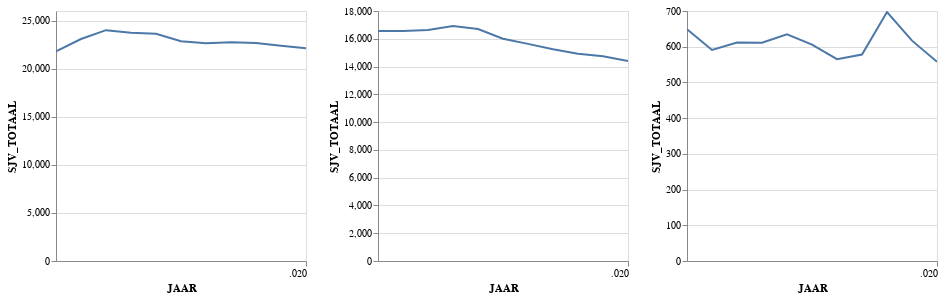

Notebook code for this chart:
### Markdown cell above
# QC plot for 3 PC6's

### Code cell
df1 =df_verbruik[df_verbruik['PC4'] == 4251]
df2 =df_verbruik[df_verbruik['PC4'] == 6373]
df3 =df_verbruik[df_verbruik['PC4'] == 9998]


pc6_1 = alt.Chart(df1.reset_index()).mark_line(clip=True).encode(
                     alt.X('JAAR:T'),
                     alt.Y('SJV_TOTAAL:Q'),
                     ).properties(width=250,height=250)
    
pc6_2 = alt.Chart(df2.reset_index()).mark_line(clip=True).encode(
                     alt.X('JAAR:T'),
                     alt.Y('SJV_TOTAAL:Q'),
                     ).properties(width=250,height=250)

pc6_3 = alt.Chart(df3.reset_index()).mark_line(clip=True).encode(
                     alt.X('JAAR:T'),
                     alt.Y('SJV_TOTAAL:Q'),
                     ).properties(width=250,height=250)


pc6_1 | pc6_2 | pc6_3

### Figure 1 — Vega-Lite specification as saved in the notebook (floating-point values rounded to 4 significant figures)
{"config": {"view": {"continuousWidth": 400, "continuousHeight": 300}}, "hconcat": [{"data": {"name": "data-f7a6f177b048720b3bfdfa47885ff6c2"}, "mark": {"type": "line", "clip": true}, "encoding": {"x": {"type": "temporal", "field": "JAAR"}, "y": {"type": "quantitative", "field": "SJV_TOTAAL"}}, "height": 250, "width": 250}, {"data": {"name": "data-3d8bc73f595bf4c9822a93c2a188a700"}, "mark": {"type": "line", "clip": true}, "encoding": {"x": {"type": "temporal", "field": "JAAR"}, "y": {"type": "quantitative", "field": "SJV_TOTAAL"}}, "height": 250, "width": 250}, {"data": {"name": "data-1a4b400ad76253164692353a4aba2eb6"}, "mark": {"type": "line", "clip": true}, "encoding": {"x": {"type": "temporal", "field": "JAAR"}, "y": {"type": "quantitative", "field": "SJV_TOTAAL"}}, "height": 250, "width": 250}], "$schema": "https://vega.github.io/schema/vega-lite/v4.8.1.json", "datasets": {"data-f7a6f177b048720b3bfdfa47885ff6c2": [{"index": 0, "DATUM": "2020-12-31T00:00:00", "JAAR": 2020, "PC4": 4251, "SJV_TOTAAL": 22130.0, "AANSLUITINGEN_AANTAL": 4720, "LEVERINGSRICHTING_PERC": 90.73, "RES": "West-Brabant"}, {"index": 1578, "DATUM": "2019-12-31T00:00:00", "JAAR": 2019, "PC4": 4251, "SJV_TOTAAL": 22390.0, "AANSLUITINGEN_AANTAL": 4720, "LEVERINGSRICHTING_PERC": 93.15, "RES": "West-Brabant"}, {"index": 3154, "DATUM": "2018-12-31T00:00:00", "JAAR": 2018, "PC4": 4251, "SJV_TOTAAL": 22680.0, "AANSLUITINGEN_AANTAL": 4713, "LEVERINGSRICHTING_PERC": 95.75, "RES": "West-Brabant"}, {"index": 4731, "DATUM": "2017-12-31T00:00:00", "JAAR": 2017, "PC4": 4251, "SJV_TOTAAL": 22740.0, "AANSLUITINGEN_AANTAL": 4661, "LEVERINGSRICHTING_PERC": 97.41, "RES": "West-Brabant"}, {"index": 6268, "DATUM": "2016-12-31T00:00:00", "JAAR": 2016, "PC4": 4251, "SJV_TOTAAL": 22640.0, "AANSLUITINGEN_AANTAL": 4581, "LEVERINGSRICHTING_PERC": 97.99, "RES": "West-Brabant"}, {"index": 7776, "DATUM": "2015-12-31T00:00:00", "JAAR": 2015, "PC4": 4251, "SJV_TOTAAL": 22850.0, "AANSLUITINGEN_AANTAL": 4570, "LEVERINGSRICHTING_PERC": 98.41, "RES": "West-Brabant"}, {"index": 9340, "DATUM": "2014-12-31T00:00:00", "JAAR": 2014, "PC4": 4251, "SJV_TOTAAL": 23620.0, "AANSLUITINGEN_AANTAL": 4544, "LEVERINGSRICHTING_PERC": 99.09, "RES": "West-Brabant"}, {"index": 10905, "DATUM": "2013-12-31T00:00:00", "JAAR": 2013, "PC4": 4251, "SJV_TOTAAL": 23730.0, "AANSLUITINGEN_AANTAL": 4512, "LEVERINGSRICHTING_PERC": 99.66, "RES": "West-Brabant"}, {"index": 12468, "DATUM": "2012-12-31T00:00:00", "JAAR": 2012, "PC4": 4251, "SJV_TOTAAL": 24010.0, "AANSLUITINGEN_AANTAL": 4486, "LEVERINGSRICHTING_PERC": 99.85, "RES": "West-Brabant"}, {"index": 14026, "DATUM": "2011-12-31T00:00:00", "JAAR": 2011, "PC4": 4251, "SJV_TOTAAL": 23080.0, "AANSLUITINGEN_AANTAL": 4413, "LEVERINGSRICHTING_PERC": 99.95, "RES": "West-Brabant"}, {"index": 15580, "DATUM": "2010-12-31T00:00:00", "JAAR": 2010, "PC4": 4251, "SJV_TOTAAL": 21800.0, "AANSLUITINGEN_AANTAL": 4325, "LEVERINGSRICHTING_PERC": 99.95, "RES": "West-Brabant"}], "data-3d8bc73f595bf4c9822a93c2a188a700": [{"index": 745, "DATUM": "2020-12-31T00:00:00", "JAAR": 2020, "PC4": 6373, "SJV_TOTAAL": 14400.0, "AANSLUITINGEN_AANTAL": 4398, "LEVERINGSRICHTING_PERC": 78.23, "RES": "Zuid-Limburg"}, {"index": 2323, "DATUM": "2019-12-31T00:00:00", "JAAR": 2019, "PC4": 6373, "SJV_TOTAAL": 14740.0, "AANSLUITINGEN_AANTAL": 4407, "LEVERINGSRICHTING_PERC": 82.12, "RES": "Zuid-Limburg"}, {"index": 3898, "DATUM": "2018-12-31T00:00:00", "JAAR": 2018, "PC4": 6373, "SJV_TOTAAL": 14920.0, "AANSLUITINGEN_AANTAL": 4405, "LEVERINGSRICHTING_PERC": 85.41, "RES": "Zuid-Limburg"}, {"index": 5456, "DATUM": "2017-12-31T00:00:00", "JAAR": 2017, "PC4": 6373, "SJV_TOTAAL": 15240.0, "AANSLUITINGEN_AANTAL": 4378, "LEVERINGSRICHTING_PERC": 88.71, "RES": "Zuid-Limburg"}, {"index": 6967, "DATUM": "2016-12-31T00:00:00", "JAAR": 2016, "PC4": 6373, "SJV_TOTAAL": 15630.0, "AANSLUITINGEN_AANTAL": 4362, "LEVERINGSRICHTING_PERC": 92.33, "RES": "Zuid-Limburg"}, {"index": 8476, "DATUM": "2015-12-31T00:00:00", "JAAR": 2015, "PC4": 6373, "SJV_TOTAAL": 16010.0, "AANSLUITINGEN_AANTAL": 4348, "LEVERINGSRICHTING_PERC": 97.16, "RES": "Zuid-Limburg"}, {"index": 10041, "DATUM": "2014-12-31T00:00:00", "JAAR": 2014, "PC4": 6373, "SJV_TOTAAL": 16710.0, "AANSLUITINGEN_AANTAL": 4338, "LEVERINGSRICHTING_PERC": 97.66, "RES": "Zuid-Limburg"}, {"index": 11604, "DATUM": "2013-12-31T00:00:00", "JAAR": 2013, "PC4": 6373, "SJV_TOTAAL": 16920.0, "AANSLUITINGEN_AANTAL": 4322, "LEVERINGSRICHTING_PERC": 98.99, "RES": "Zuid-Limburg"}, {"index": 13163, "DATUM": "2012-12-31T00:00:00", "JAAR": 2012, "PC4": 6373, "SJV_TOTAAL": 16640.0, "AANSLUITINGEN_AANTAL": 4210, "LEVERINGSRICHTING_PERC": 99.83, "RES": "Zuid-Limburg"}, {"index": 14720, "DATUM": "2011-12-31T00:00:00", "JAAR": 2011, "PC4": 6373, "SJV_TOTAAL": 16560.0, "AANSLUITINGEN_AANTAL": 4100, "LEVERINGSRICHTING_PERC": 99.95, "RES": "Zuid-Limburg"}, {"index": 16272, "DATUM": "2010-12-31T00:00:00", "JAAR": 2010, "PC4": 6373, "SJV_TOTAAL": 16560.0, "AANSLUITINGEN_AANTAL": 4075, "LEVERINGSRICHTING_PERC": 99.95, "RES": "Zuid-Limburg"}], "data-1a4b400ad76253164692353a4aba2eb6": [{"index": 1576, "DATUM": "2020-12-31T00:00:00", "JAAR": 2020, "PC4": 9998, "SJV_TOTAAL": 558.0, "AANSLUITINGEN_AANTAL": 91, "LEVERINGSRICHTING_PERC": 56.76, "RES": "Groningen"}, {"index": 3152, "DATUM": "2019-12-31T00:00:00", "JAAR": 2019, "PC4": 9998, "SJV_TOTAAL": 617.0, "AANSLUITINGEN_AANTAL": 92, "LEVERINGSRICHTING_PERC": 59.71, "RES": "Groningen"}, {"index": 4729, "DATUM": "2018-12-31T00:00:00", "JAAR": 2018, "PC4": 9998, "SJV_TOTAAL": 697.0, "AANSLUITINGEN_AANTAL": 92, "LEVERINGSRICHTING_PERC": 61.55, "RES": "Groningen"}, {"index": 6266, "DATUM": "2017-12-31T00:00:00", "JAAR": 2017, "PC4": 9998, "SJV_TOTAAL": 578.0, "AANSLUITINGEN_AANTAL": 85, "LEVERINGSRICHTING_PERC": 67.75, "RES": "Groningen"}, {"index": 7774, "DATUM": "2016-12-31T00:00:00", "JAAR": 2016, "PC4": 9998, "SJV_TOTAAL": 565.0, "AANSLUITINGEN_AANTAL": 84, "LEVERINGSRICHTING_PERC": 74.5, "RES": "Groningen"}, {"index": 9338, "DATUM": "2015-12-31T00:00:00", "JAAR": 2015, "PC4": 9998, "SJV_TOTAAL": 606.0, "AANSLUITINGEN_AANTAL": 85, "LEVERINGSRICHTING_PERC": 87.5, "RES": "Groningen"}, {"index": 10903, "DATUM": "2014-12-31T00:00:00", "JAAR": 2014, "PC4": 9998, "SJV_TOTAAL": 635.0, "AANSLUITINGEN_AANTAL": 85, "LEVERINGSRICHTING_PERC": 93.5, "RES": "Groningen"}, {"index": 12466, "DATUM": "2013-12-31T00:00:00", "JAAR": 2013, "PC4": 9998, "SJV_TOTAAL": 611.0, "AANSLUITINGEN_AANTAL": 85, "LEVERINGSRICHTING_PERC": 97.0, "RES": "Groningen"}, {"index": 14024, "DATUM": "2012-12-31T00:00:00", "JAAR": 2012, "PC4": 9998, "SJV_TOTAAL": 612.0, "AANSLUITINGEN_AANTAL": 79, "LEVERINGSRICHTING_PERC": 98.25, "RES": "Groningen"}, {"index": 15578, "DATUM": "2011-12-31T00:00:00", "JAAR": 2011, "PC4": 9998, "SJV_TOTAAL": 591.0, "AANSLUITINGEN_AANTAL": 76, "LEVERINGSRICHTING_PERC": 99.0, "RES": "Groningen"}, {"index": 17128, "DATUM": "2010-12-31T00:00:00", "JAAR": 2010, "PC4": 9998, "SJV_TOTAAL": 649.0, "AANSLUITINGEN_AANTAL": 76, "LEVERINGSRICHTING_PERC": 99.0, "RES": "Groningen"}]}}
